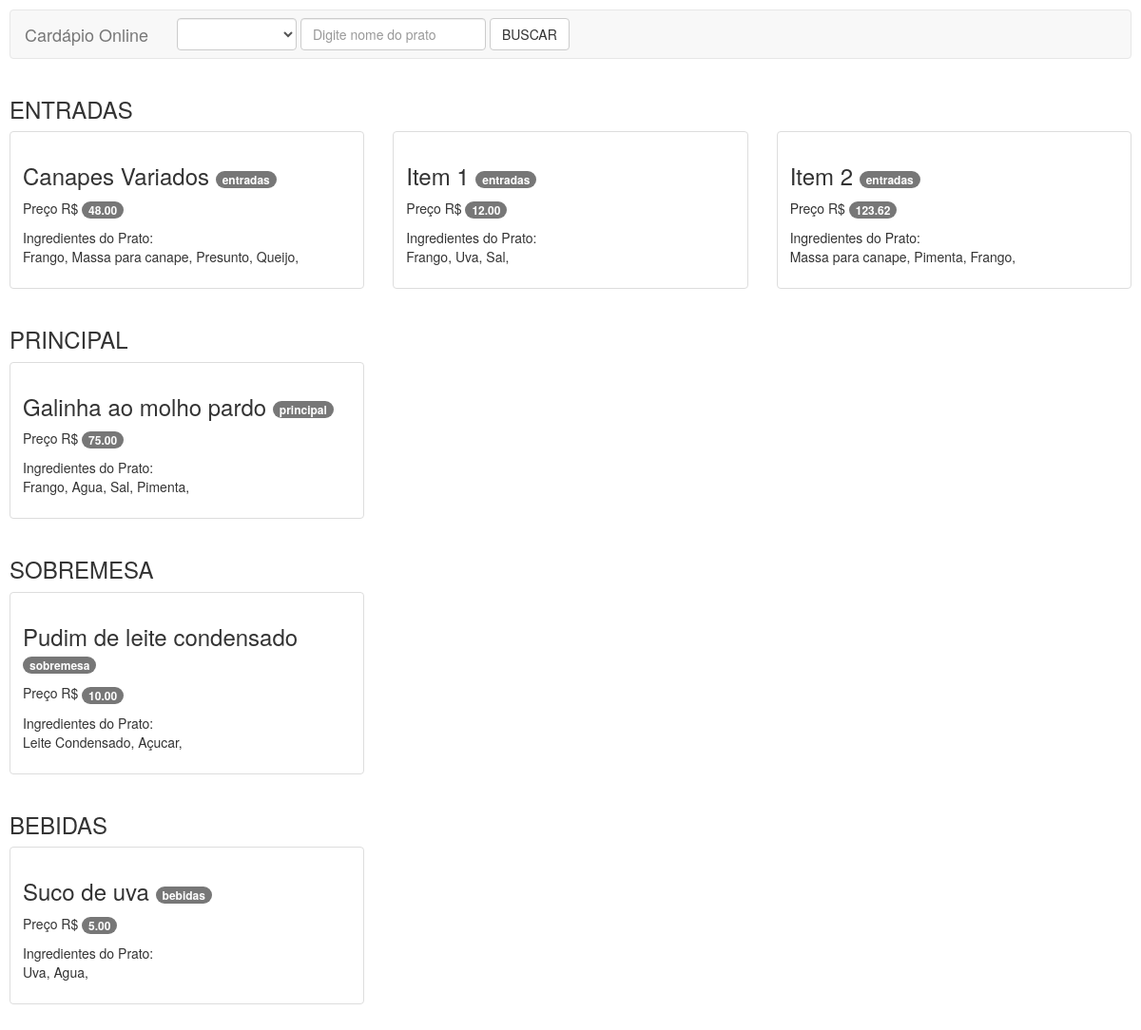
The page / on the database its author committed.
### cadastro/models.py (models this page shows, shortened)
class ItemCardapio(models.Model):
    class Meta:
        app_label = 'cadastro'
        verbose_name = 'Item do Cardapio'
        verbose_name = 'Itens do Cardapio'
        ordering = ['categoria__id']
    categoria = models.ForeignKey('Categoria')
    nome = models.CharField(max_length=50)
    valor = models.DecimalField(max_digits=10, decimal_places=2)

class Categoria(models.Model):
    class Meta:
        app_label = 'cadastro'
        verbose_name = 'Categoria'
        verbose_name_plural = verbose_name+'s'
        ordering = ['id']
    nome = models.CharField(max_length=50)
    def __unicode__(self):
        return self.nome

class IngredienteItem(models.Model):
    class Meta:
        app_label = 'cadastro'
    item_cardapio = models.ForeignKey('ItemCardapio')
    ingrediente = models.ForeignKey('Ingrediente')

class Ingrediente(models.Model):
    class Meta:
        app_label = 'cadastro'
        verbose_name = 'Ingrediente'
        verbose_name_plural = verbose_name+'s'
    nome = models.CharField(max_length=50)

### cadastro/views.py (the view)
# urls.py: url(r'^$', Index.as_view(), name='index'),
class Index(ListView):
    model = ItemCardapio
    template_name = 'index.html'
    form_class = ItemCardapioForm
    def get(self, request, *args, **kwargs):
        self.object_list = self.get_queryset()
        busca = ''
        valor = ''
        result = ''
        try:
            busca = request.GET['busca']
            valor = request.GET['valor']
        except:
            pass
        try:
            if busca and valor == 'maior-preco':
                self.object_list = self.get_queryset().filter(Q(nome__icontains=busca) | Q(categoria__nome__icontains=busca)).order_by('categoria','-valor')
            elif busca or valor == 'menor-preco':
                self.object_list = self.get_queryset().filter(Q(nome__icontains=busca) | Q(categoria__nome__icontains=busca)).order_by('categoria','valor')
            if not busca:
                if valor == 'maior-preco':
                    self.object_list = self.get_queryset().order_by('categoria','-valor')
                elif valor == 'menor-preco':
                    self.object_list = self.get_queryset().order_by('categoria','valor')
        except:
            self.object_list = self.get_queryset()
        return self.render_to_response(self.get_context_data(object_list=self.object_list))

### templates/index.html (shortened to what this page needs)
<!DOCTYPE html>
<html lang="pt-br">
  <head>
    <link href="{{ STATIC_URL }}css/bootstrap.min.css" rel="stylesheet">
  </head>
  <body style="padding: 10px">
    <nav class="navbar navbar-default">
        <div class="container-fluid">
            <div class="navbar-header">
                <a class="navbar-brand" href="{% url 'index' %}">Cardápio Online</a>
            </div>
            <div class="collapse navbar-collapse" id="bs-example-navbar-collapse-1">
                <form action="." method="get" class="navbar-form navbar-left" role="search">
                    <div class="form-group">
                        <select class="form-control" id="id_valor" name="valor">
                            <option value=""></option>
                            <option value="menor-preco">Menor Preço</option>
                        </select>
                        <input type="text" id="id_busca" name="busca" class="form-control" placeholder="Digite nome do prato">
                    </div>
                    <button type="submit" class="btn btn-default">BUSCAR</button>
                </form>
            </div>
        </div>
    </nav>
    <div class="row">
        {% for item in itemcardapio_list %}
            {% ifchanged item.categoria %}<div class="col-sm-12 col-md-12"><h3>{{ item.categoria|upper }}</h3></div>{% endifchanged %}
            <div class="col-sm-6 col-md-4">
                <div class="thumbnail">
                    <div class="caption">
                        <h3>{{ item.nome }} <span class="badge">{{ item.categoria }}</span></h3>
                        <p>Preço R$ <span class="badge">{{ item.valor }}</span></p>
                        <p>Ingredientes do Prato:<br>{% for ingrediente in item.ingredienteitem_set.all %}{{ ingrediente.ingrediente.nome }}, {% endfor %}</p>
                    </div>
                </div>
            </div>
        {% endfor %}
    </div>
  </body>
</html>

### rows shown on the page
ItemCardapio: categoria "ENTRADAS", nome "Canapes Variados", categoria "entradas", valor "48.00"
IngredienteItem: ingrediente.nome "Frango"
IngredienteItem: ingrediente.nome "Massa para canape"
IngredienteItem: ingrediente.nome "Presunto"
IngredienteItem: ingrediente.nome "Queijo"
ItemCardapio: nome "Item 1", categoria "entradas", valor "12.00"
IngredienteItem: ingrediente.nome "Frango"
IngredienteItem: ingrediente.nome "Uva"
IngredienteItem: ingrediente.nome "Sal"
ItemCardapio: nome "Item 2", categoria "entradas", valor "123.62"
IngredienteItem: ingrediente.nome "Massa para canape"
IngredienteItem: ingrediente.nome "Pimenta"
IngredienteItem: ingrediente.nome "Frango"
ItemCardapio: categoria "PRINCIPAL", nome "Galinha ao molho pardo", categoria "principal", valor "75.00"
IngredienteItem: ingrediente.nome "Frango"
IngredienteItem: ingrediente.nome "Agua"
IngredienteItem: ingrediente.nome "Sal"
IngredienteItem: ingrediente.nome "Pimenta"
ItemCardapio: categoria "SOBREMESA", nome "Pudim de leite condensado", categoria "sobremesa", valor "10.00"
IngredienteItem: ingrediente.nome "Leite Condensado"
IngredienteItem: ingrediente.nome "Açucar"
ItemCardapio: categoria "BEBIDAS", nome "Suco de uva", categoria "bebidas", valor "5.00"
IngredienteItem: ingrediente.nome "Uva"
IngredienteItem: ingrediente.nome "Agua"
